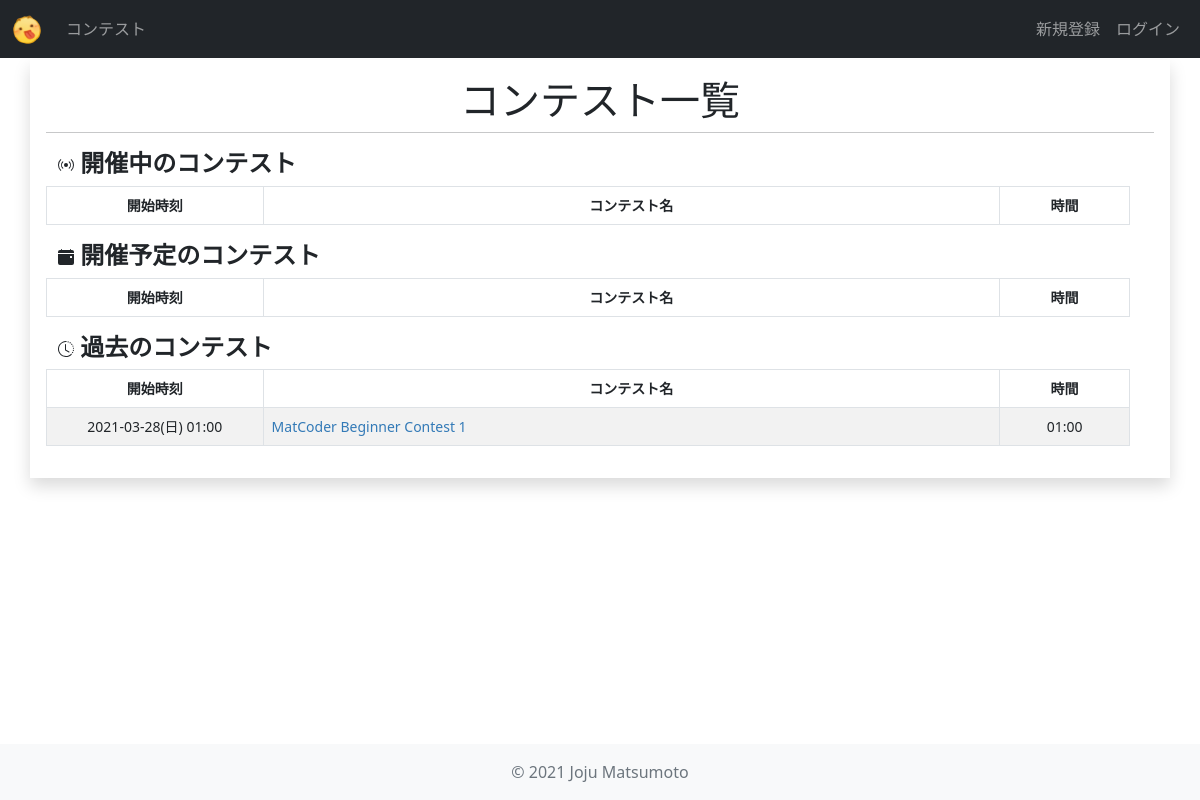
The page /contests/ on the database as committed earlier.
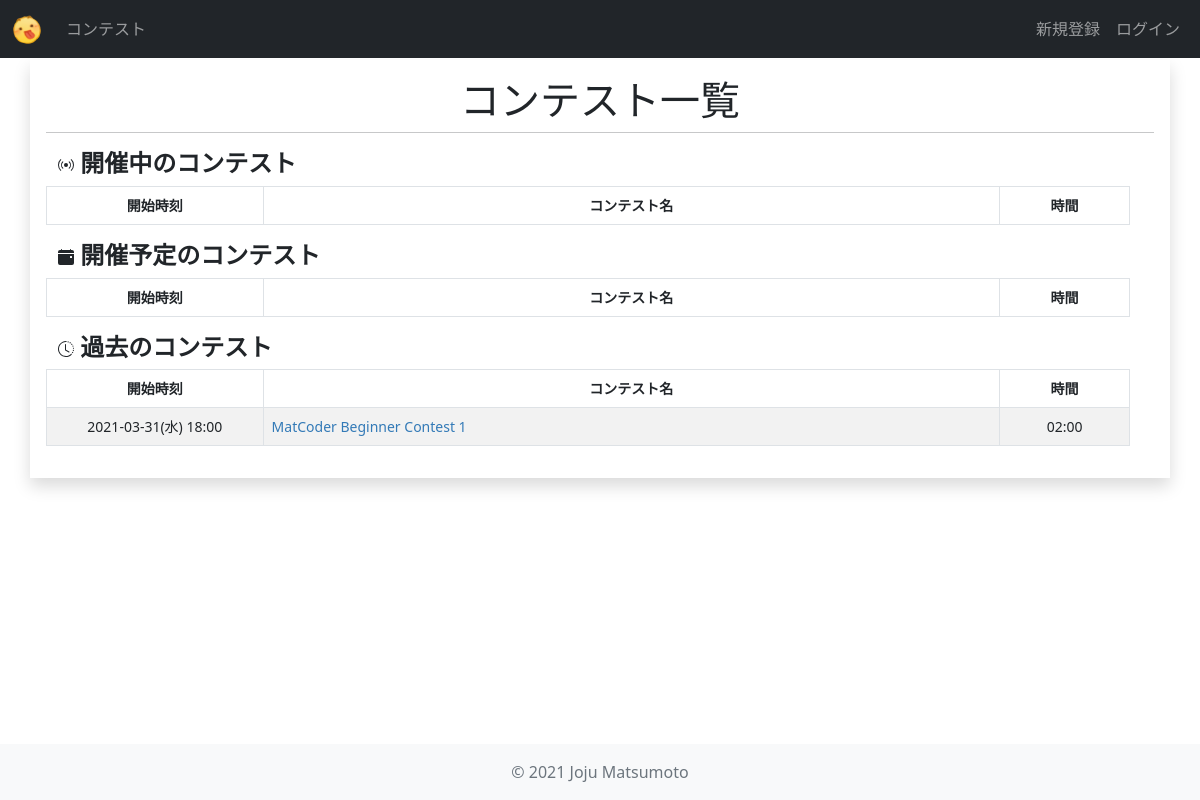
The same page on the database as committed later.
### contests/models.py (models this page shows, shortened)
class Contest(models.Model):
    title = models.CharField(
        verbose_name="タイトル",
        max_length=255,
    )
    abstract = models.TextField(
        verbose_name="概要",
        max_length=2000,
    )
    short_name = models.CharField(
        verbose_name="省略形",
        max_length=20,
        unique=True,
        default="null",
    )
    start_date = models.DateTimeField(
        verbose_name="開始日時",
    )
    end_date = models.DateTimeField(
        verbose_name="終了日時",
    )
    users = models.ManyToManyField(
        settings.AUTH_USER_MODEL,
        verbose_name="参加者",
        blank=True,
    )
    penalty = models.IntegerField(
        verbose_name="ペナルティ(分)",
        default=5,
    )
    def get_start_time_str(self) -> str:
        return utils.datetime_str(self.start_date)
    def get_time_str(self) -> str:
        dt = self.end_date - self.start_date
        hour = int(dt.total_seconds()) // 3600
        minute = int((dt.total_seconds()) % 3600) // 60
        return f"{hour:02d}:{minute:02d}"

### contests/views.py (the view)
class IndexView(View):
    def get(self, request, *args, **kwargs):
        now = timezone.now()
        all_contests = models.Contest.objects.all()
        past_contests = all_contests.filter(end_date__lt=now).order_by("-start_date")
        future_contests = all_contests.filter(start_date__gt=now).order_by("start_date")
        live_contests = all_contests.filter(start_date__lte=now).filter(end_date__gt=now)
        context = {
            "contests_list": [
                ("開催中のコンテスト", live_contests),
                ("開催予定のコンテスト", future_contests),
                ("過去のコンテスト", past_contests),
            ],
        }
        return render(request, "contests/index.html", context)

### contests/utils.py (called while the page is built)
def datetime_str(dt: datetime.datetime) -> str:
    dt = localtime(dt)
    return "{}({}) {}".format(
        dt.strftime("%Y-%m-%d"),
        day_of_week_to_japanese[dt.strftime("%a")],
        dt.strftime("%H:%M")
    )

### contests/templates/contests/index.html (shortened to what this page needs)
{% extends 'base.html' %}
{% block content %}
<div class="row p-3">
    <h1 class="text-center">コンテスト一覧</h1>
    <hr>
    {% for contests_label, contests in contests_list %}
        <div class="row">
            <h4>
                {{ contests_label }}
            </h4>
            <table class="table table-striped table-bordered table-hover small text-center">
                <thead>
                    <tr>
                        <th width="20%">開始時刻</th>
                        <th>コンテスト名</th>
                        <th width="12%">時間</th>
                    </tr>
                </thead>
                <tbody>
                    {% for contest in contests %}
                        <tr>
                            <td>{{ contest.get_start_time_str }}</td>
                            <td class="text-start"><a href="{% url 'contests:contest_detail' contest.short_name %}">{{ contest.title }}</a></td>
                            <td>{{ contest.get_time_str }}</td>
                        </tr>
                    {% endfor %}
                </tbody>
            </table>
        </div>
    {% endfor %}
</div>
{% endblock content %}

Rows that differ between the two databases and show on the page:
removed Contest: get_start_time_str "2021-03-28(日) 01:00", title "MatCoder Beginner Contest 1", get_time_str "01:00"
added Contest: get_start_time_str "2021-03-31(水) 18:00", title "MatCoder Beginner Contest 1", get_time_str "02:00"
